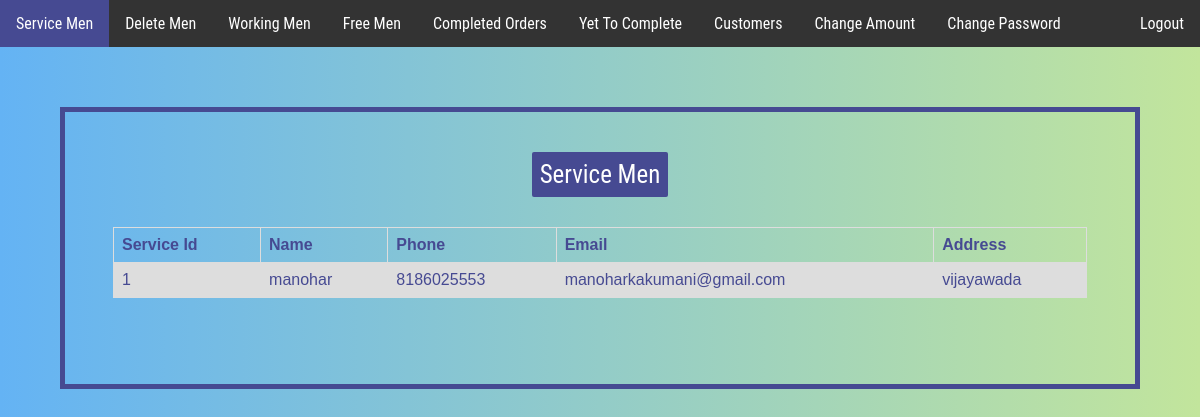
Page /service/admin.php (signed in) on the committed database.
### tables this page shows
CREATE TABLE `service` (
  `id` int(11) NOT NULL,
  `name` varchar(225) NOT NULL,
  `password` varchar(225) NOT NULL,
  `email` varchar(225) NOT NULL,
  `phone` varchar(225) NOT NULL,
  `address` varchar(225) NOT NULL,
  `verify` int(11) NOT NULL DEFAULT '0',
  `verify1` int(11) NOT NULL DEFAULT '1',
  `code` int(11) NOT NULL,
  `fm` int(11) NOT NULL,
  `status` int(11) NOT NULL DEFAULT '0'
);

### service/admin.php (the view, shortened to what this page needs)
<!DOCTYPE html>
<?php
include('server.php');
?>
<html>
<head>
<link rel="stylesheet" type="text/css" href="style.css">
</head>
<body>
<ul class="topnav">
  <li><a class="active" href="index.php">Service Men</a></li>
  <li><a href="delete.php">Delete Men</a></li>
  <li><a href="work.php">Working Men</a></li>
  <li><a href="nowork.php">Free Men</a></li>
  <li><a href="Completed.php">Completed Orders</a></li>
  <li><a href="yettocomplete.php">Yet To Complete</a></li>
  <li><a href="customer.php">Customers</a></li>
  <li><a href="amount.php">Change Amount</a></li>
 <li><a href="chpass.php">Change Password</a></li>
  <li class="right"><a href="index.php?logout='1'">Logout</a></li>
</ul>
<div class='form' >
<form action="#" method='post'>
<center><span class="head">Service Men</span></center><br></br>
  <table>
  <tr>
    <th>Service Id</th>
    <th>Name</th>
    <th>Phone</th>
    <th>Email</th>
    <th>Address</th>
  </tr>
             <?php
  $list=mysqli_query($db ,"select * from `service`");
            while($row_list=mysqli_fetch_assoc($list)){
             if($row_list['name']!='admin')
                   echo " <tr><td>".$row_list['id']."</td><td>".$row_list['name']."</td><td>".$row_list['phone']."</td><td>".$row_list['email']."</td><td>".$row_list['address']."</td></tr>";
                }
                ?>
         </table>
             <br></br>
  </form>
  </div>
</body>
</html>

### service/style.css (style rules this page uses)
body { margin: 0; background: #c2e59c; background: -webkit-linear-gradient(to left, #c2e59c , #64b3f4); background: linear-gradient(to left, #c2e59c , #64b3f4); color: #666; font-family: 'Roboto Condensed', sans-serif; }
ul.topnav { list-style-type: none; margin: 0; padding: 0; overflow: hidden; background-color: #333; }
ul.topnav li { float: left; }
ul.topnav li a { display: block; color: white; text-align: center; padding: 14px 16px; text-decoration: none; }
ul.topnav li a.active { background-color: #464a92; }
ul.topnav li.right { float: right; }

### service/admin.php (style rules this page uses)
.head { position:relative; text-decoration:none; padding:8px; font-size:25px; color: white; background:#464a92; border: none; border-radius:2px; }
form { margin:0 auto; width:auto; padding:48px; border:5px solid #464a92; }
table { font-family: arial, sans-serif; border-collapse: collapse; width: 100%; color:#464a92; }
td, th { border: 1px solid #dddddd; text-align: left; padding: 8px; }
tr:nth-child(even) { background-color: #dddddd; }
.form { padding:5%; }

### rows in the picture
service: id "1", name "manohar", phone "8186025553", email "manoharkakumani@gmail.com", address "vijayawada"
